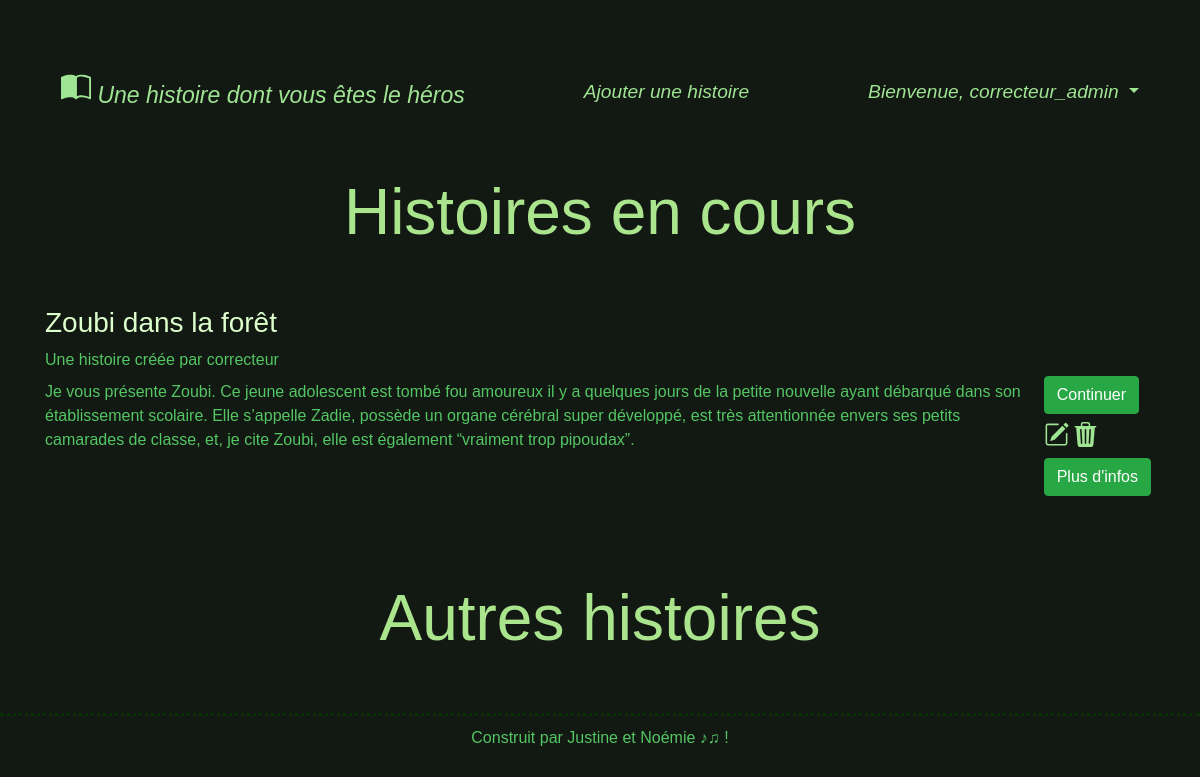
/php/index.php (signed in), run on an earlier commit of the app's database.
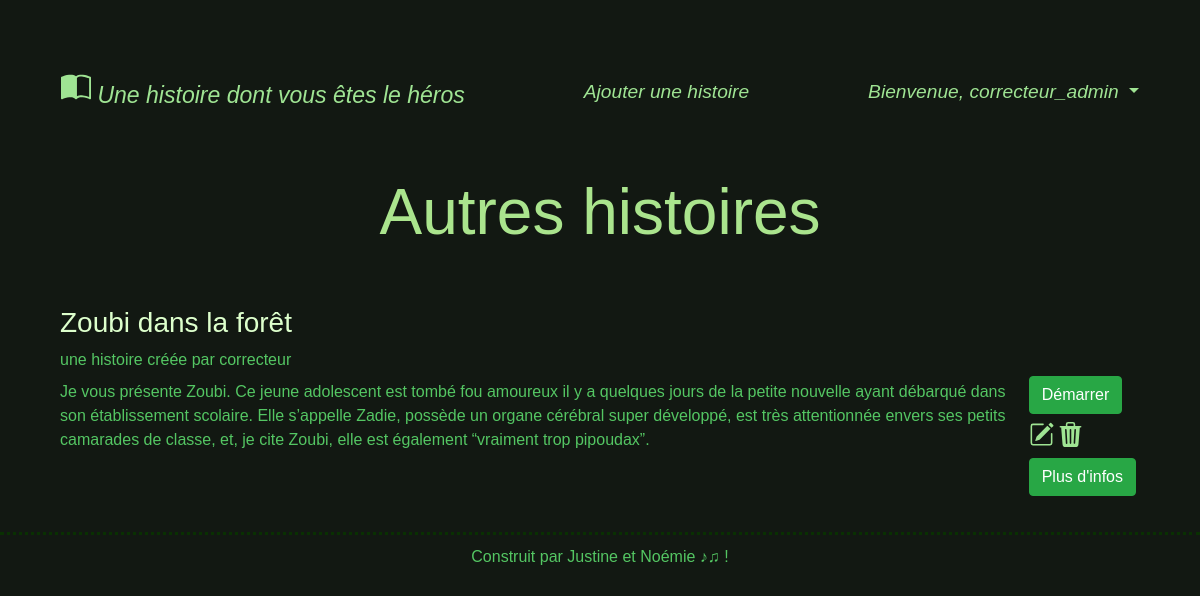
And on a later commit of the database.
### tables this page shows
CREATE TABLE `hist_jouee` (
  `id_hist` int(11) NOT NULL,
  `id_user` int(11) NOT NULL,
  `choix_eff` varchar(20) NOT NULL,
  `nb_pts_vie` int(11) NOT NULL,
  `type_fin` int(1) DEFAULT NULL
);

CREATE TABLE `histoire` (
  `id_hist` int(11) NOT NULL,
  `nom_hist` varchar(70) NOT NULL,
  `illustration` varchar(50) NOT NULL,
  `synopsis` varchar(2000) NOT NULL,
  `id_createur` int(11) NOT NULL,
  `nb_fois_jouee` int(11) DEFAULT 0,
  `nb_reussites` int(11) DEFAULT 0,
  `nb_morts` int(11) DEFAULT 0
);

CREATE TABLE `user` (
  `id_user` int(50) NOT NULL,
  `est_admin` tinyint(1) NOT NULL,
  `pseudo` varchar(50) NOT NULL,
  `mdp` varchar(100) NOT NULL
);

### php/index.php (the view, shortened to what this page needs)
<?php
require_once 'connect.php' ?>
<!doctype html>
<html>
<?php include 'templatesHTML/head.php'; ?>
<body>
  <?php include 'templatesHTML/navbar.php'; ?>
  <div class="container">
    <?php
    if ($BDD) {
      $tabHistJouee = array();
      $demarrage = "connexion.php";
      if (isset($_SESSION['id_user'])) {
        $req = "SELECT * FROM hist_jouee WHERE id_user = '{$_SESSION['id_user']}'";
        $res = $BDD->prepare($req);
        $res->execute();
        $i = 0;
        while ($ligne = $res->fetch()) {
          if ($i == 0) { ?>
            <div class="row align-items-end">
              <h2 class="col p-5">Histoires en cours</h2>
            </div>
          <?php
            $i++;
          }
          $demarrage = "jeu.php?id={$ligne['id_hist']}&pageDebut={$ligne['choix_eff']}&nbPdv={$ligne['nb_pts_vie']}";
          array_push($tabHistJouee, $ligne['id_hist']);
          $idHist = (int) $ligne['id_hist'];
          $req2 = "SELECT * FROM histoire WHERE id_hist = {$idHist}";
          $res2 = $BDD->query($req2);
          $ligne2 = $res2->fetch();
          $idCrea = (int) $ligne2['id_createur'];
          $req3 = "SELECT * FROM user WHERE id_user = {$idCrea}";
          $res3 = $BDD->query($req3);
          $maLigne = $res3->fetch(); ?>
            <div class="form-group">
              <div class="align-items-end">
                <h3><?php echo $ligne2['nom_hist']; ?></h3>
                <div id="nomCreateur">Une histoire créée par <?= $maLigne['pseudo']; ?> </div>
              </div>
              <div class="d-flex flex-row justify-content-between">
                <div class="pt-2"><?= $ligne2['synopsis'] ?></div>
                <div class="form-group">
                  <div>
                    <a class="btn btn-default btn-success m-1" href="<?= $demarrage ?>">Continuer</a>
                  </div>
                  <?php
                  if (isset($_SESSION["admin"]) &&  $_SESSION["admin"] == 1) {
                  ?>
                    <div class="m-1" id="imgModifSuppr">
                      <a class="bi bi-pencil-square" href="modifier.php?id=<?= $ligne2['id_hist'] ?>"></a>
                      <a class="bi bi-trash3-fill" href="supprimer.php?id=<?= $ligne2['id_hist'] ?>&nomHist=<?= $ligne2['nom_hist'] ?>"></a>
                    </div>
                    <div class="m-1">
                      <a class="btn btn-default btn-success" href="histoires.php?id=<?= $ligne2['id_hist'] ?>"> Plus d'infos </a>
                    </div>
                  <?php
                  }
                  ?>
                </div>
              </div>
            </div>
      <?php }
      } ?>
      <div class="row align-items-end">
        <?php if (isset($_SESSION['login'])) { ?>
          <h2 class="col p-5">Autres histoires</h2>
        <?php } else { ?>
          <h2 class="col p-5 ">Histoires</h2>
        <?php } ?>
      </div>
      <?php $req = "SELECT * FROM histoire ORDER BY nom_hist";
      $res = $BDD->query($req);
      while ($ligne = $res->fetch()) {
        $req2 = "SELECT * FROM user WHERE id_user =" . $ligne['id_createur'];
        $res2 = $BDD->query($req2);
        $maLigne = $res2->fetch();
        if (isset($_SESSION['login'])) {
          $demarrage = "jeu.php?id={$ligne['id_hist']}";
        }
        if (!in_array($ligne['id_hist'], $tabHistJouee)) { ?>
          <div class='container mb-3'>
            <div class="align-items-end">
              <h3><?php echo $ligne['nom_hist']; ?></h3>
              <div id="nomCreateur"> une histoire créée par <?= $maLigne['pseudo']; ?> </div>
            </div>
            <div class="d-flex flex-row justify-content-between">
              <div class="pt-2"><?= $ligne['synopsis'] ?></div>
              <div class="form-group">
                <a class="btn btn-default btn-success m-1" href="<?= $demarrage ?>"> Démarrer </a>
                <?php
                if (isset($_SESSION["admin"]) &&  $_SESSION["admin"] == 1) {
                ?>
                  <div class="m-1" id="imgModifSuppr">
                    <a class="bi bi-pencil-square" href="modifier.php?id=<?= $ligne2['id_hist'] ?>"></a>
                    <a class="bi bi-trash3-fill" href="supprimer.php?id=<?= $ligne2['id_hist'] ?>&nomHist=<?= $ligne2['nom_hist'] ?>"></a>
                  </div>
                  <div class="m-1">
                    <a class="btn btn-default btn-success" href="histoires.php?id=<?= $ligne2['id_hist'] ?>"> Plus d'infos </a>
                  </div>
                <?php
                }
                ?>
              </div>
            </div>
          </div>
      <?php }
        }
      } ?>
  </div>
  <?php include 'templatesHTML/footer.php'; ?>
</body>
</html>

### php/templatesHTML/head.php (shortened to what this page needs)
<head>
  <link href="../lib/bootstrap/css/bootstrap.min.css" rel="stylesheet">
  <link href="../css/style.css" rel="stylesheet">
</head>

### php/templatesHTML/navbar.php (shortened to what this page needs)
<nav class="navbar  navbar-fixed-top" role="navigation">
  <div class="container">
    <div class="navbar-header">
      <a class="navbar-brand" href="../index.php"><i class="bi bi-book-half navbar-brand"></i> Une histoire dont vous êtes le héros</a>
    </div>
    <div>
      <?php if (isset($_SESSION['admin']) &&  $_SESSION['admin'] == 1) { ?>
        <a href="ajout_hist.php">Ajouter une histoire</a>
    </div>
  <?php } ?>
  <div class="dropdown">
    <a class="nav-link dropdown-toggle" href="#" role="button" data-toggle="dropdown" aria-haspopup="true" aria-expanded="false">
      <?php if (isset($_SESSION['login'])) {
        echo "Bienvenue, " . $_SESSION['login'];
      } else {
        echo "Non connecté";
      } ?> </a>
  </div>
  </div>
</nav>

### php/templatesHTML/footer.php
<footer class="footer">
  Construit par Justine et Noémie ♪♫ !
</footer>

### css/style.css (style rules this page uses)
body { padding-top: 60px; }
.footer { border-top: 3px dotted rgb(9, 48, 2); padding-top: 10px; margin-bottom: 10px; text-align: center; }
.navbar { background-color: rgb(18, 24, 18); color: rgb(170, 228, 141); font-style: italic; text-align: center; font-size: 120%; }
.navbar-brand { font-size: 120%; }
a { color: rgb(159, 228, 147); text-align: center; }
h2 { color: rgb(170, 228, 141); font-style: bold; text-align: center; font-size: 400%; }
h3 { color: rgb(221, 255, 204); }
body { background-color: rgb(18, 24, 18); font-family: "Lucida Sans", "Lucida Sans Regular", "Lucida Grande", "Lucida Sans Unicode", Geneva, Verdana, sans-serif; color: rgb(84, 198, 99); }

What changed in the data, as far as the page shows it:
removed hist_jouee: id_hist.nom_hist "Zoubi dans la forêt", user.pseudo "correcteur", id_hist.synopsis "Je vous présente Zoubi. Ce jeune adolescent est tombé fou amoureux il y a quelques jours de la petite nouvelle ayant débarqué dans son établissement scolaire. Elle s’appelle Zadie, possède un organe cérébral super développé, est très attentionnée envers ses petits camarades de classe, et, je cite Zoubi, elle est également “vraiment trop pipoudax”."
now on this page (row edited): histoire: nom_hist "Zoubi dans la forêt", user.pseudo "correcteur", synopsis "Je vous présente Zoubi. Ce jeune adolescent est tombé fou amoureux il y a quelques jours de la petite nouvelle ayant débarqué dans son établissement scolaire. Elle s’appelle Zadie, possède un organe cérébral super développé, est très attentionnée envers ses petits camarades de classe, et, je cite Zoubi, elle est également “vraiment trop pipoudax”."
